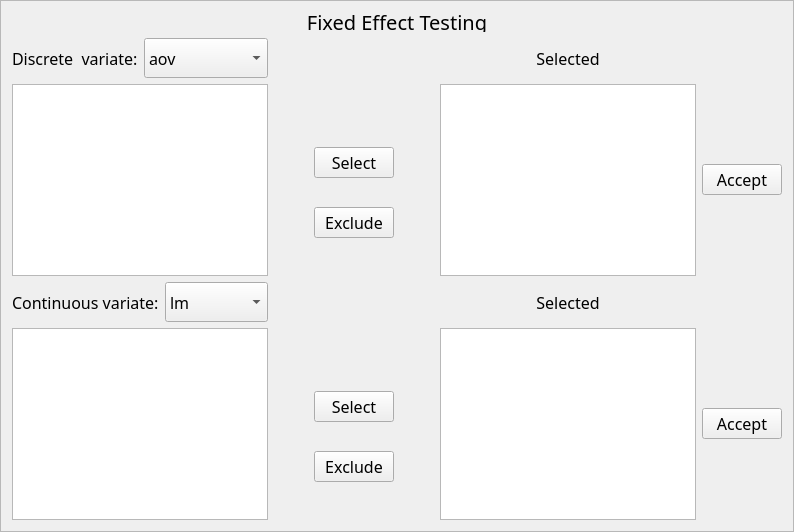
           <widget class="QFrame" name="frame_13">
            <property name="frameShape">
             <enum>QFrame::StyledPanel</enum>
            </property>
            <property name="frameShadow">
             <enum>QFrame::Raised</enum>
            </property>
            <layout class="QGridLayout" name="gridLayout_7">
             <item row="0" column="0">
              <layout class="QVBoxLayout" name="verticalLayout_25">
               <item>
                <widget class="QLabel" name="label_29">
                 <property name="sizePolicy">
                  <sizepolicy hsizetype="Preferred" vsizetype="Maximum">
                   <horstretch>0</horstretch>
                   <verstretch>0</verstretch>
                  </sizepolicy>
                 </property>
                 <property name="maximumSize">
                  <size>
                   <width>16777215</width>
                   <height>20</height>
                  </size>
                 </property>
                 <property name="font">
                  <font>
                   <family>Abyssinica SIL</family>
                   <pointsize>15</pointsize>
                   <weight>50</weight>
                   <italic>false</italic>
                   <bold>false</bold>
                   <underline>false</underline>
                   <strikeout>false</strikeout>
                  </font>
                 </property>
                 <property name="autoFillBackground">
                  <bool>true</bool>
                 </property>
                 <property name="text">
                  <string>Fixed Effect Testing</string>
                 </property>
                 <property name="alignment">
                  <set>Qt::AlignCenter</set>
                 </property>
                </widget>
               </item>
               <item>
                <layout class="QGridLayout" name="gridLayout_5">
                 <item row="1" column="1">
                  <spacer name="horizontalSpacer_16">
                   <property name="orientation">
                    <enum>Qt::Horizontal</enum>
                   </property>
                   <property name="sizeType">
                    <enum>QSizePolicy::Preferred</enum>
                   </property>
                   <property name="sizeHint" stdset="0">
                    <size>
                     <width>40</width>
                     <height>20</height>
                    </size>
                   </property>
                  </spacer>
                 </item>
                 <item row="1" column="5">
                  <widget class="QPushButton" name="fixed_accept_pushButton">
                   <property name="font">
                    <font>
                     <family>Abyssinica SIL</family>
                     <pointsize>12</pointsize>
                     <weight>50</weight>
                     <italic>false</italic>
                     <bold>false</bold>
                     <underline>false</underline>
                     <strikeout>false</strikeout>
                    </font>
                   </property>
                   <property name="text">
                    <string>Accept</string>
                   </property>
                  </widget>
                 </item>
                 <item row="1" column="3">
                  <spacer name="horizontalSpacer_25">
                   <property name="orientation">
                    <enum>Qt::Horizontal</enum>
                   </property>
                   <property name="sizeType">
                    <enum>QSizePolicy::Preferred</enum>
                   </property>
                   <property name="sizeHint" stdset="0">
                    <size>
                     <width>40</width>
                     <height>20</height>
                    </size>
                   </property>
                  </spacer>
                 </item>
                 <item row="0" column="0">
                  <layout class="QHBoxLayout" name="horizontalLayout_9">
                   <item>
                    <widget class="QLabel" name="label_6">
                     <property name="minimumSize">
                      <size>
                       <width>0</width>
                       <height>40</height>
                      </size>
                     </property>
                     <property name="font">
                      <font>
                       <family>Abyssinica SIL</family>
                       <pointsize>12</pointsize>
                       <weight>50</weight>
                       <italic>false</italic>
                       <bold>false</bold>
                       <underline>false</underline>
                       <strikeout>false</strikeout>
                      </font>
                     </property>
                     <property name="text">
                      <string>Discrete  variate:</string>
                     </property>
                    </widget>
                   </item>
                   <item>
                    <spacer name="horizontalSpacer_23">
                     <property name="minimumSize">
                      <size>
                       <width>0</width>
                       <height>40</height>
                      </size>
                     </property>
                     <property name="orientation">
                      <enum>Qt::Horizontal</enum>
                     </property>
                     <property name="sizeType">
                      <enum>QSizePolicy::Minimum</enum>
                     </property>
                     <property name="sizeHint" stdset="0">
                      <size>
                       <width>40</width>
                       <height>37</height>
                      </size>
                     </property>
                    </spacer>
                   </item>
                   <item>
                    <widget class="QComboBox" name="fixed_effec_testing_ComboBox">
                     <property name="sizePolicy">
                      <sizepolicy hsizetype="Preferred" vsizetype="Preferred">
                       <horstretch>0</horstretch>
                       <verstretch>0</verstretch>
                      </sizepolicy>
                     </property>
                     <property name="minimumSize">
                      <size>
                       <width>0</width>
                       <height>40</height>
                      </size>
                     </property>
                     <property name="maximumSize">
                      <size>
                       <width>150</width>
                       <height>16777215</height>
                      </size>
                     </property>
                     <property name="font">
                      <font>
                       <family>Abyssinica SIL</family>
                       <pointsize>12</pointsize>
                       <weight>50</weight>
                       <italic>false</italic>
                       <bold>false</bold>
                       <underline>false</underline>
                       <strikeout>false</strikeout>
                      </font>
                     </property>
                     <property name="cursor">
                      <cursorShape>PointingHandCursor</cursorShape>
                     </property>
                     <item>
                      <property name="text">
                       <string>aov</string>
                      </property>
                     </item>
                    </widget>
                   </item>
                  </layout>
                 </item>
                 <item row="1" column="0">
                  <layout class="QVBoxLayout" name="verticalLayout_8">
                   <item>
                    <widget class="QTableView" name="fixed_phenotype_pr_TableView">
                     <property name="sizePolicy">
                      <sizepolicy hsizetype="Expanding" vsizetype="Expanding">
                       <horstretch>0</horstretch>
                       <verstretch>0</verstretch>
                      </sizepolicy>
                     </property>
                     <property name="font">
                      <font>
                       <family>Abyssinica SIL</family>
                       <pointsize>12</pointsize>
                       <weight>50</weight>
                       <italic>false</italic>
                       <bold>false</bold>
                       <underline>false</underline>
                       <strikeout>false</strikeout>
                      </font>
                     </property>
                    </widget>
                   </item>
                  </layout>
                 </item>
                 <item row="0" column="4">
                  <widget class="QLabel" name="label_23">
                   <property name="sizePolicy">
                    <sizepolicy hsizetype="Preferred" vsizetype="Maximum">
                     <horstretch>0</horstretch>
                     <verstretch>0</verstretch>
                    </sizepolicy>
                   </property>
                   <property name="maximumSize">
                    <size>
                     <width>16777215</width>
                     <height>20</height>
                    </size>
                   </property>
                   <property name="font">
                    <font>
                     <family>Abyssinica SIL</family>
                     <pointsize>12</pointsize>
                     <weight>50</weight>
                     <italic>false</italic>
                     <bold>false</bold>
                     <underline>false</underline>
                     <strikeout>false</strikeout>
                    </font>
                   </property>
                   <property name="layoutDirection">
                    <enum>Qt::LeftToRight</enum>
                   </property>
                   <property name="text">
                    <string>Selected</string>
                   </property>
                   <property name="alignment">
                    <set>Qt::AlignCenter</set>
                   </property>
                  </widget>
                 </item>
                 <item row="1" column="2">
                  <layout class="QVBoxLayout" name="verticalLayout_6">
                   <item>
                    <spacer name="verticalSpacer_6">
                     <property name="orientation">
                      <enum>Qt::Vertical</enum>
                     </property>
                     <property name="sizeType">
                      <enum>QSizePolicy::Fixed</enum>
                     </property>
                     <property name="sizeHint" stdset="0">
                      <size>
                       <width>20</width>
                       <height>40</height>
                      </size>
                     </property>
                    </spacer>
                   </item>
                   <item>
                    <widget class="QPushButton" name="fixed_select_Button">
                     <property name="minimumSize">
                      <size>
                       <width>0</width>
                       <height>20</height>
                      </size>
                     </property>
                     <property name="font">
                      <font>
                       <family>Abyssinica SIL</family>
                       <pointsize>12</pointsize>
                       <weight>50</weight>
                       <italic>false</italic>
                       <bold>false</bold>
                       <underline>false</underline>
                       <strikeout>false</strikeout>
                      </font>
                     </property>
                     <property name="cursor">
                      <cursorShape>PointingHandCursor</cursorShape>
                     </property>
                     <property name="text">
                      <string>Select</string>
                     </property>
                    </widget>
                   </item>
                   <item>
                    <widget class="QPushButton" name="fixed_exclude_Button">
                     <property name="minimumSize">
                      <size>
                       <width>0</width>
                       <height>20</height>
                      </size>
                     </property>
                     <property name="font">
                      <font>
                       <family>Abyssinica SIL</family>
                       <pointsize>12</pointsize>
                       <weight>50</weight>
                       <italic>false</italic>
                       <bold>false</bold>
                       <underline>false</underline>
                       <strikeout>false</strikeout>
                      </font>
                     </property>
                     <property name="cursor">
                      <cursorShape>PointingHandCursor</cursorShape>
                     </property>
                     <property name="text">
                      <string>Exclude</string>
                     </property>
                    </widget>
                   </item>
                   <item>
                    <spacer name="verticalSpacer_7">
                     <property name="orientation">
                      <enum>Qt::Vertical</enum>
                     </property>
                     <property name="sizeType">
                      <enum>QSizePolicy::Preferred</enum>
                     </property>
                     <property name="sizeHint" stdset="0">
                      <size>
                       <width>20</width>
                       <height>15</height>
                      </size>
                     </property>
                    </spacer>
                   </item>
                  </layout>
                 </item>
                 <item row="1" column="4">
                  <layout class="QVBoxLayout" name="verticalLayout_4">
                   <item>
                    <widget class="QTableView" name="fixed_selected_TableView">
                     <property name="sizePolicy">
                      <sizepolicy hsizetype="Expanding" vsizetype="Expanding">
                       <horstretch>0</horstretch>
                       <verstretch>0</verstretch>
                      </sizepolicy>
                     </property>
                     <property name="maximumSize">
                      <size>
                       <width>16777215</width>
                       <height>16777215</height>
                      </size>
                     </property>
                     <property name="font">
                      <font>
                       <family>Abyssinica SIL</family>
                       <pointsize>12</pointsize>
                       <weight>50</weight>
                       <italic>false</italic>
                       <bold>false</bold>
                       <underline>false</underline>
                       <strikeout>false</strikeout>
                      </font>
                     </property>
                    </widget>
                   </item>
                  </layout>
                 </item>
                </layout>
               </item>
              </layout>
             </item>
             <item row="1" column="0">
              <layout class="QGridLayout" name="gridLayout_27">
               <item row="1" column="1">
                <spacer name="horizontalSpacer_44">
                 <property name="orientation">
                  <enum>Qt::Horizontal</enum>
                 </property>
                 <property name="sizeType">
                  <enum>QSizePolicy::Preferred</enum>
                 </property>
                 <property name="sizeHint" stdset="0">
                  <size>
                   <width>40</width>
                   <height>20</height>
                  </size>
                 </property>
                </spacer>
               </item>
               <item row="1" column="5">
                <widget class="QPushButton" name="fixed_accept_pushButton_2">
                 <property name="font">
                  <font>
                   <family>Abyssinica SIL</family>
                   <pointsize>12</pointsize>
                   <weight>50</weight>
                   <italic>false</italic>
                   <bold>false</bold>
                   <underline>false</underline>
                   <strikeout>false</strikeout>
                  </font>
                 </property>
                 <property name="text">
                  <string>Accept</string>
                 </property>
                </widget>
               </item>
               <item row="1" column="3">
                <spacer name="horizontalSpacer_45">
                 <property name="orientation">
                  <enum>Qt::Horizontal</enum>
                 </property>
                 <property name="sizeType">
                  <enum>QSizePolicy::Preferred</enum>
                 </property>
                 <property name="sizeHint" stdset="0">
                  <size>
                   <width>40</width>
                   <height>20</height>
                  </size>
                 </property>
                </spacer>
               </item>
               <item row="0" column="0">
                <layout class="QHBoxLayout" name="horizontalLayout_32">
                 <item>
                  <widget class="QLabel" name="label_20">
                   <property name="minimumSize">
                    <size>
                     <width>0</width>
                     <height>40</height>
                    </size>
                   </property>
                   <property name="font">
                    <font>
                     <family>Abyssinica SIL</family>
                     <pointsize>12</pointsize>
                     <weight>50</weight>
                     <italic>false</italic>
                     <bold>false</bold>
                     <underline>false</underline>
                     <strikeout>false</strikeout>
                    </font>
                   </property>
                   <property name="text">
                    <string>Continuous variate:</string>
                   </property>
                  </widget>
                 </item>
                 <item>
                  <spacer name="horizontalSpacer_46">
                   <property name="minimumSize">
                    <size>
                     <width>0</width>
                     <height>40</height>
                    </size>
                   </property>
                   <property name="orientation">
                    <enum>Qt::Horizontal</enum>
                   </property>
                   <property name="sizeType">
                    <enum>QSizePolicy::Minimum</enum>
                   </property>
                   <property name="sizeHint" stdset="0">
                    <size>
                     <width>40</width>
                     <height>37</height>
                    </size>
                   </property>
                  </spacer>
                 </item>
                 <item>
                  <widget class="QComboBox" name="fixed_effec_testing_ComboBox_2">
                   <property name="sizePolicy">
                    <sizepolicy hsizetype="Preferred" vsizetype="Preferred">
                     <horstretch>0</horstretch>
                     <verstretch>0</verstretch>
                    </sizepolicy>
                   </property>
                   <property name="minimumSize">
                    <size>
                     <width>0</width>
                     <height>40</height>
                    </size>
                   </property>
                   <property name="maximumSize">
                    <size>
                     <width>150</width>
                     <height>16777215</height>
                    </size>
                   </property>
                   <property name="font">
                    <font>
                     <family>Abyssinica SIL</family>
                     <pointsize>12</pointsize>
                     <weight>50</weight>
                     <italic>false</italic>
                     <bold>false</bold>
                     <underline>false</underline>
                     <strikeout>false</strikeout>
                    </font>
                   </property>
                   <property name="cursor">
                    <cursorShape>PointingHandCursor</cursorShape>
                   </property>
                   <item>
                    <property name="text">
                     <string>lm</string>
                    </property>
                   </item>
                  </widget>
                 </item>
                </layout>
               </item>
               <item row="1" column="0">
                <layout class="QVBoxLayout" name="verticalLayout_27">
                 <item>
                  <widget class="QTableView" name="fixed_phenotype_pr_TableView_2">
                   <property name="sizePolicy">
                    <sizepolicy hsizetype="Expanding" vsizetype="Expanding">
                     <horstretch>0</horstretch>
                     <verstretch>0</verstretch>
                    </sizepolicy>
                   </property>
                   <property name="font">
                    <font>
                     <family>Abyssinica SIL</family>
                     <pointsize>12</pointsize>
                     <weight>50</weight>
                     <italic>false</italic>
                     <bold>false</bold>
                     <underline>false</underline>
                     <strikeout>false</strikeout>
                    </font>
                   </property>
                  </widget>
                 </item>
                </layout>
               </item>
               <item row="0" column="4">
                <widget class="QLabel" name="label_41">
                 <property name="sizePolicy">
                  <sizepolicy hsizetype="Preferred" vsizetype="Maximum">
                   <horstretch>0</horstretch>
                   <verstretch>0</verstretch>
                  </sizepolicy>
                 </property>
                 <property name="maximumSize">
                  <size>
                   <width>16777215</width>
                   <height>20</height>
                  </size>
                 </property>
                 <property name="font">
                  <font>
                   <family>Abyssinica SIL</family>
                   <pointsize>12</pointsize>
                   <weight>50</weight>
                   <italic>false</italic>
                   <bold>false</bold>
                   <underline>false</underline>
                   <strikeout>false</strikeout>
                  </font>
                 </property>
                 <property name="layoutDirection">
                  <enum>Qt::LeftToRight</enum>
                 </property>
                 <property name="text">
                  <string>Selected</string>
                 </property>
                 <property name="alignment">
                  <set>Qt::AlignCenter</set>
                 </property>
                </widget>
               </item>
               <item row="1" column="2">
                <layout class="QVBoxLayout" name="verticalLayout_28">
                 <item>
                  <spacer name="verticalSpacer_12">
                   <property name="orientation">
                    <enum>Qt::Vertical</enum>
                   </property>
                   <property name="sizeType">
                    <enum>QSizePolicy::Fixed</enum>
                   </property>
                   <property name="sizeHint" stdset="0">
                    <size>
                     <width>20</width>
                     <height>40</height>
                    </size>
                   </property>
                  </spacer>
                 </item>
                 <item>
                  <widget class="QPushButton" name="fixed_select_Button_2">
                   <property name="minimumSize">
                    <size>
                     <width>0</width>
                     <height>20</height>
                    </size>
                   </property>
                   <property name="font">
                    <font>
                     <family>Abyssinica SIL</family>
                     <pointsize>12</pointsize>
                     <weight>50</weight>
                     <italic>false</italic>
                     <bold>false</bold>
                     <underline>false</underline>
                     <strikeout>false</strikeout>
                    </font>
                   </property>
                   <property name="cursor">
                    <cursorShape>PointingHandCursor</cursorShape>
                   </property>
                   <property name="text">
                    <string>Select</string>
                   </property>
                  </widget>
                 </item>
                 <item>
                  <widget class="QPushButton" name="fixed_exclude_Button_2">
                   <property name="minimumSize">
                    <size>
                     <width>0</width>
                     <height>20</height>
                    </size>
                   </property>
                   <property name="font">
                    <font>
                     <family>Abyssinica SIL</family>
                     <pointsize>12</pointsize>
                     <weight>50</weight>
                     <italic>false</italic>
                     <bold>false</bold>
                     <underline>false</underline>
                     <strikeout>false</strikeout>
                    </font>
                   </property>
                   <property name="cursor">
                    <cursorShape>PointingHandCursor</cursorShape>
                   </property>
                   <property name="text">
                    <string>Exclude</string>
                   </property>
                  </widget>
                 </item>
                 <item>
                  <spacer name="verticalSpacer_13">
                   <property name="orientation">
                    <enum>Qt::Vertical</enum>
                   </property>
                   <property name="sizeType">
                    <enum>QSizePolicy::Preferred</enum>
                   </property>
                   <property name="sizeHint" stdset="0">
                    <size>
                     <width>20</width>
                     <height>15</height>
                    </size>
                   </property>
                  </spacer>
                 </item>
                </layout>
               </item>
               <item row="1" column="4">
                <layout class="QVBoxLayout" name="verticalLayout_29">
                 <item>
                  <widget class="QTableView" name="fixed_selected_TableView_2">
                   <property name="sizePolicy">
                    <sizepolicy hsizetype="Expanding" vsizetype="Expanding">
                     <horstretch>0</horstretch>
                     <verstretch>0</verstretch>
                    </sizepolicy>
                   </property>
                   <property name="maximumSize">
                    <size>
                     <width>16777215</width>
                     <height>16777215</height>
                    </size>
                   </property>
                   <property name="font">
                    <font>
                     <family>Abyssinica SIL</family>
                     <pointsize>12</pointsize>
                     <weight>50</weight>
                     <italic>false</italic>
                     <bold>false</bold>
                     <underline>false</underline>
                     <strikeout>false</strikeout>
                    </font>
                   </property>
                  </widget>
                 </item>
                </layout>
               </item>
              </layout>
             </item>
            </layout>
           </widget>
